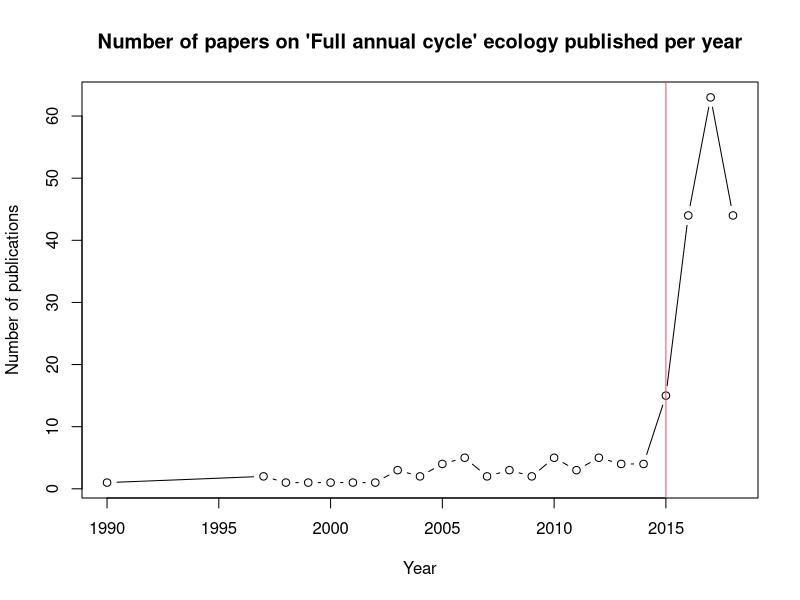

R code for this plot:
## ---- chunk 1
knitr::opts_chunk$set(
  collapse = TRUE,
  comment = "#>"
)
## ---- chunk 2
# R references to "full annual cycle" (FAC) in titles / abstracts; in 2015 2 major papers #were published: @PeterPMarra et al A call for FAC research in animal #ecology #https://bit.ly/2KhqKag
#  
# 
# @JeffHostEcology FAC population models for migratory birds
# https://bit.ly/2Awa9QF


N <- c(44,63,44,15,4,4,5,3,5,2,
   3, 2, 5, 4,2,3,1,1,1,1,
   1, 2,1)

N <- rev(c(44,63,44,15,4,4,5,3,5,2,
   3, 2, 5, 4,2,3,1,1,1,1,
   1,2,1))

year <- c(1990,1997:2018)

plot(N ~ year,type = "b",
     xlab = "Year",
     ylab = "Number of publications",
     main = "Number of papers on 'Full annual cycle' ecology published per year")
abline(v = "2015", col = 2)
